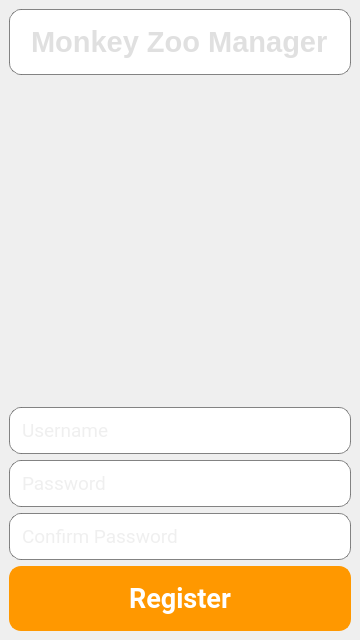
<?xml version="1.0" encoding="UTF-8"?>
<ui version="4.0">
 <class>RegisterForm</class>
 <widget class="QMainWindow" name="RegisterForm">
  <property name="geometry">
   <rect>
    <x>0</x>
    <y>0</y>
    <width>360</width>
    <height>640</height>
   </rect>
  </property>
  <property name="minimumSize">
   <size>
    <width>360</width>
    <height>640</height>
   </size>
  </property>
  <property name="windowTitle">
   <string>Register</string>
  </property>
  <property name="styleSheet">
   <string notr="true">#Register {
background: qlineargradient(spread:pad, x1:0, y1:0, x2:0, y2:1, stop:0 rgba(40, 40, 40, 255), stop:1 rgba(20, 20, 20, 255));
}
</string>
  </property>
  <widget class="QWidget" name="centralwidget">
   <layout class="QVBoxLayout" name="mainLayout">
    <item>
     <widget class="QLineEdit" name="EnterTitle">
      <property name="font">
       <font>
        <family>Segoe UI</family>
        <pointsize>22</pointsize>
        <bold>true</bold>
       </font>
      </property>
      <property name="styleSheet">
       <string notr="true">QLineEdit {
background: qlineargradient(x1: 0, y1: 0, x2: 0, y2: 1,
                            stop: 0 rgba(50, 50, 50, 255),
                            stop: 1 rgba(30, 30, 30, 255));
color: #E0E0E0;
border-radius: 12px;
border: 1px solid rgba(100, 100, 100, 200);
padding: 14px;
font-weight: bold;
}
</string>
      </property>
      <property name="text">
       <string>Monkey Zoo Manager</string>
      </property>
      <property name="alignment">
       <set>Qt::AlignmentFlag::AlignCenter</set>
      </property>
      <property name="dragEnabled">
       <bool>false</bool>
      </property>
      <property name="readOnly">
       <bool>true</bool>
      </property>
     </widget>
    </item>
    <item>
     <widget class="QLabel" name="labelLogo">
      <property name="minimumSize">
       <size>
        <width>200</width>
        <height>200</height>
       </size>
      </property>
      <property name="alignment">
       <set>Qt::AlignCenter</set>
      </property>
      <property name="pixmap">
       <pixmap>MonkeyZooManager\qt\login.png</pixmap>
      </property>
      <property name="scaledContents">
       <bool>true</bool>
      </property>
     </widget>
    </item>
    <item>
     <widget class="QLineEdit" name="lineEditUsername">
      <property name="font">
       <font>
        <family>Roboto</family>
        <pointsize>14</pointsize>
       </font>
      </property>
      <property name="styleSheet">
       <string notr="true">QLineEdit {
background: qlineargradient(x1: 0, y1: 0, x2: 0, y2: 1,
                            stop: 0 rgba(50, 50, 50, 255),
                            stop: 1 rgba(30, 30, 30, 255));
color: #E0E0E0;
border-radius: 12px;
border: 1px solid rgba(100, 100, 100, 200);
padding: 10px;
}
</string>
      </property>
      <property name="placeholderText">
       <string>Username</string>
      </property>
     </widget>
    </item>
    <item>
     <widget class="QLineEdit" name="lineEditPassword">
      <property name="font">
       <font>
        <family>Roboto</family>
        <pointsize>14</pointsize>
       </font>
      </property>
      <property name="styleSheet">
       <string notr="true">QLineEdit {
background: qlineargradient(x1: 0, y1: 0, x2: 0, y2: 1,
                            stop: 0 rgba(50, 50, 50, 255),
                            stop: 1 rgba(30, 30, 30, 255));
color: #E0E0E0;
border-radius: 12px;
border: 1px solid rgba(100, 100, 100, 200);
padding: 10px;
}
</string>
      </property>
      <property name="echoMode">
       <enum>QLineEdit::EchoMode::Password</enum>
      </property>
      <property name="placeholderText">
       <string>Password</string>
      </property>
     </widget>
    </item>
    <!-- Additional field for confirming password -->
    <item>
     <widget class="QLineEdit" name="lineEditConfirmPassword">
      <property name="font">
       <font>
        <family>Roboto</family>
        <pointsize>14</pointsize>
       </font>
      </property>
      <property name="styleSheet">
       <string notr="true">QLineEdit {
background: qlineargradient(x1: 0, y1: 0, x2: 0, y2: 1,
                            stop: 0 rgba(50, 50, 50, 255),
                            stop: 1 rgba(30, 30, 30, 255));
color: #E0E0E0;
border-radius: 12px;
border: 1px solid rgba(100, 100, 100, 200);
padding: 10px;
}
</string>
      </property>
      <property name="echoMode">
       <enum>QLineEdit::EchoMode::Password</enum>
      </property>
      <property name="placeholderText">
       <string>Confirm Password</string>
      </property>
     </widget>
    </item>
    <item>
     <widget class="QPushButton" name="pushButtonRegister">
      <property name="font">
       <font>
        <family>Roboto</family>
        <pointsize>20</pointsize>
        <bold>true</bold>
       </font>
      </property>
      <property name="styleSheet">
       <string notr="true">QPushButton {
background-color: #FF9800;  /* Orange */
color: #ffffff;
border-radius: 12px;
border: 2px solid #FF9800;
padding: 14px;
font-weight: bold;
box-shadow: 0 4px 8px rgba(0, 0, 0, 0.2), 0 0 5px rgba(255, 255, 255, 0.2); /* Shadow with border glow */
transition: background-color 0.3s, transform 0.3s, box-shadow 0.3s;
}

QPushButton:hover {
background-color: #FB8C00;  /* Darker orange on hover */
transform: scale(1.05);
box-shadow: 0 6px 12px rgba(0, 0, 0, 0.3), 0 0 7px rgba(255, 255, 255, 0.3); /* Enhanced shadow and glow on hover */
}

QPushButton:pressed {
background-color: #F57C00;  /* Even darker orange on press */
transform: scale(0.95);
box-shadow: 0 2px 4px rgba(0, 0, 0, 0.2), 0 0 3px rgba(255, 255, 255, 0.2); /* Reduced shadow on press */
}
</string>
      </property>
      <property name="text">
       <string>Register</string>
      </property>
     </widget>
    </item>
   </layout>
  </widget>
 </widget>
 <resources>
  <include location="login.qrc"/>
 </resources>
 <connections/>
</ui>
